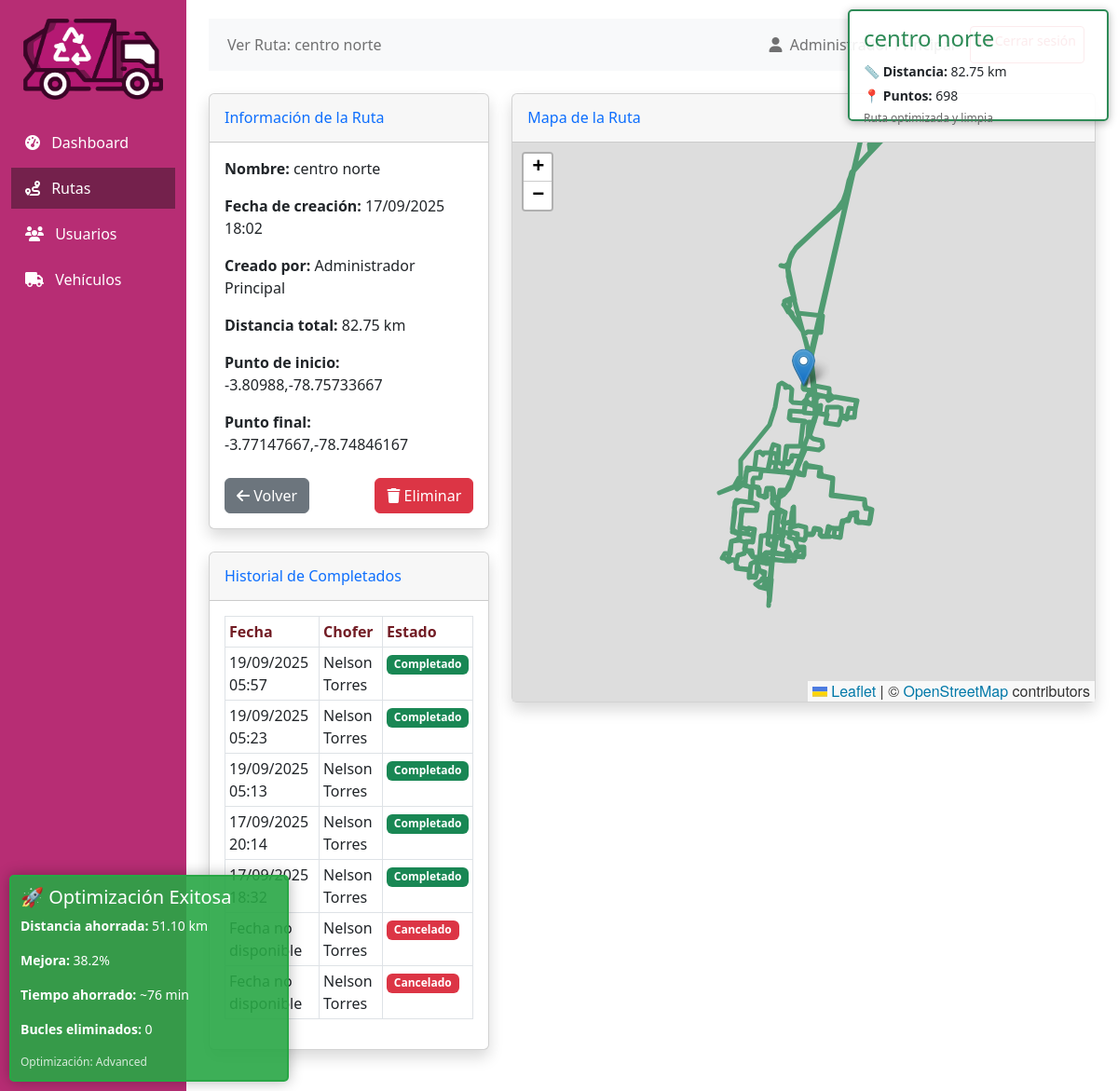
/admin/view_route/1 (signed in), run on the app's committed database.
### app.py (models this page shows, shortened)
class Route(db.Model):
    id = db.Column(db.Integer, primary_key=True)
    name = db.Column(db.String(100), nullable=False)
    description = db.Column(db.Text, nullable=True)
    creator_id = db.Column(db.Integer, db.ForeignKey('user.id'), nullable=False)
    created_at = db.Column(db.DateTime, default=datetime.utcnow)
    file_path = db.Column(db.String(200), nullable=False)
    gpx_path = db.Column(db.String(200), nullable=True)
    start_point = db.Column(db.String(100), nullable=True)
    end_point = db.Column(db.String(100), nullable=True)
    distance = db.Column(db.Float, nullable=True)
    active = db.Column(db.Boolean, default=True)
    completions = db.relationship('RouteCompletion', backref='route', lazy=True)
    original_distance = db.Column(db.Float, nullable=True)  # Distancia original antes de optimizar
    distance_saved_km = db.Column(db.Float, nullable=True)  # Kilómetros ahorrados
    distance_saved_percent = db.Column(db.Float, nullable=True)  # Porcentaje de mejora
    estimated_time_saved_minutes = db.Column(db.Integer, nullable=True)  # Tiempo ahorrado en minutos
    optimization_level = db.Column(db.String(20), nullable=True)  # Nivel de optimización usado
    loops_removed = db.Column(db.Integer, nullable=True)  # Número de bucles eliminados
    points_reduced = db.Column(db.Integer, nullable=True)  # Puntos reducidos en la optimización
    completions = db.relationship('RouteCompletion', backref='route', lazy=True)

class User(db.Model, UserMixin):
    id = db.Column(db.Integer, primary_key=True)
    username = db.Column(db.String(100), unique=True, nullable=False)
    email = db.Column(db.String(120), unique=True, nullable=False)
    password_hash = db.Column(db.String(200), nullable=False)
    first_name = db.Column(db.String(100), nullable=False)
    last_name = db.Column(db.String(100), nullable=False)
    cedula = db.Column(db.String(20), unique=True, nullable=False)
    role = db.Column(db.String(20), default='driver')
    active = db.Column(db.Boolean, default=True)
    created_at = db.Column(db.DateTime, default=datetime.utcnow)
    driver_info = db.relationship('DriverInfo', backref='user', uselist=False, cascade="all, delete-orphan")
    routes_created = db.relationship('Route', backref='creator', lazy=True, foreign_keys='Route.creator_id')
    routes_driven = db.relationship('RouteCompletion', backref='driver', lazy=True)

class RouteCompletion(db.Model):
    id = db.Column(db.Integer, primary_key=True)
    route_id = db.Column(db.Integer, db.ForeignKey('route.id'), nullable=False)
    driver_id = db.Column(db.Integer, db.ForeignKey('user.id'), nullable=False)
    vehicle_id = db.Column(db.Integer, db.ForeignKey('vehicle.id'), nullable=False)
    started_at = db.Column(db.DateTime, nullable=True)
    completed_at = db.Column(db.DateTime, nullable=True)
    status = db.Column(db.String(20), default='pending')
    track_data = db.Column(db.Text, nullable=True)
    notes = db.Column(db.Text, nullable=True)
    fuel_start = db.Column(db.Integer, nullable=True)
    fuel_end = db.Column(db.Integer, nullable=True)
    fuel_consumption = db.Column(db.Integer, nullable=True)
    track_map_path = db.Column(db.String(200), nullable=True)
    vehicle = db.relationship('Vehicle', backref='route_completions')

### app.py (the view)
    @app.route('/admin/view_route/<int:route_id>')
    @admin_required
    def admin_view_route(route_id):
        route = Route.query.get_or_404(route_id)
        try:
            with open(route.file_path, 'r', encoding='utf-8') as f:
                map_html = f.read()
        except Exception as e:
            map_html = "<p>No se pudo cargar el mapa</p>"
        completions = RouteCompletion.query.filter_by(route_id=route.id).order_by(RouteCompletion.completed_at.desc()).all()
        return render_template('admin/view_route.html',
                             route=route,
                             map_html=map_html,
                             completions=completions)

### app.py (called while the page is built)
def role_required(*roles):
    def decorator(f):
        @wraps(f)
        def decorated_function(*args, **kwargs):
            if not current_user.is_authenticated:
                flash('Debes iniciar sesión para acceder a esta página.', 'danger')
                return redirect(url_for('login'))
            if current_user.role not in roles:
                flash('No tienes permisos para acceder a esta página.', 'danger')
                return redirect(url_for('dashboard'))
            return f(*args, **kwargs)
        return decorated_function
    return decorator

### templates/admin/view_route.html (shortened to what this page needs)
{% extends "base.html" %}
{% block page_title %}Ver Ruta: {{ route.name }}{% endblock %}
{% block sidebar_items %}
<li class="nav-item">
    <a href="{{ url_for('admin_dashboard') }}" class="nav-link">
        <i class="fas fa-tachometer-alt me-2"></i> Dashboard
    </a>
</li>
<li class="nav-item">
    <a href="{{ url_for('manage_routes') }}" class="nav-link active">
        <i class="fas fa-route me-2"></i> Rutas
    </a>
</li>
<li class="nav-item">
    <a href="{{ url_for('manage_users') }}" class="nav-link">
        <i class="fas fa-users me-2"></i> Usuarios
    </a>
</li>
<li class="nav-item">
    <a href="{{ url_for('manage_vehicles') }}" class="nav-link">
        <i class="fas fa-truck me-2"></i> Vehículos
    </a>
</li>
{% endblock %}
{% block content %}
<div class="row">
    <div class="col-md-4">
        <div class="card shadow mb-4">
            <div class="card-header py-3">
                <h6 class="m-0 font-weight-bold text-primary">Información de la Ruta</h6>
            </div>
            <div class="card-body">
                <div class="mb-3">
                    <strong>Nombre:</strong> {{ route.name }}
                </div>
                <div class="mb-3">
                    <strong>Fecha de creación:</strong> {{ route.created_at|datetime_format }}
                </div>
                <div class="mb-3">
                    <strong>Creado por:</strong> {{ route.creator.first_name }} {{ route.creator.last_name }}
                </div>
                <div class="mb-3">
                    <strong>Distancia total:</strong> {{ route.distance|distance_format }}
                </div>
                <div class="mb-3">
                    <strong>Punto de inicio:</strong> {{ route.start_point }}
                </div>
                <div class="mb-3">
                    <strong>Punto final:</strong> {{ route.end_point }}
                </div>
                <div class="d-flex justify-content-between mt-4">
                    <a href="{{ url_for('manage_routes') }}" class="btn btn-secondary">
                        <i class="fas fa-arrow-left"></i> Volver
                    </a>
                    <button type="button" class="btn btn-danger" data-bs-toggle="modal" data-bs-target="#deleteRouteModal">
                        <i class="fas fa-trash"></i> Eliminar
                    </button>
                </div>
            </div>
        </div>
        <div class="card shadow mb-4">
            <div class="card-header py-3">
                <h6 class="m-0 font-weight-bold text-primary">Historial de Completados</h6>
            </div>
            <div class="card-body">
                {% if completions %}
                <div class="table-responsive">
                    <table class="table table-bordered table-sm">
                        <thead>
                            <tr>
                                <th>Fecha</th>
                                <th>Chofer</th>
                                <th>Estado</th>
                            </tr>
                        </thead>
                        <tbody>
                            {% for completion in completions %}
                            <tr>
                                <td>{{ completion.completed_at|datetime_format }}</td>
                                <td>{{ completion.driver.first_name }} {{ completion.driver.last_name }}</td>
                                <td>
                                    {% if completion.status == 'completed' %}
                                    <span class="badge bg-success">Completado</span>
                                    {% elif completion.status == 'in_progress' %}
                                    <span class="badge bg-warning">En progreso</span>
                                    {% elif completion.status == 'canceled' %}
                                    <span class="badge bg-danger">Cancelado</span>
                                    {% else %}
                                    <span class="badge bg-secondary">Pendiente</span>
                                    {% endif %}
                                </td>
                            </tr>
                            {% endfor %}
                        </tbody>
                    </table>
                </div>
                {% else %}
                <p class="text-center">Esta ruta aún no ha sido recorrida por ningún chofer.</p>
                {% endif %}
            </div>
        </div>
    </div>
    <div class="col-md-8">
        <div class="card shadow mb-4">
            <div class="card-header py-3">
                <h6 class="m-0 font-weight-bold text-primary">Mapa de la Ruta</h6>
            </div>
            <div class="card-body p-0">
                <div id="route-map" style="height: 600px; border-radius: 0 0 4px 4px;">
                    {{ map_html|safe }}
                </div>
            </div>
        </div>
    </div>
</div>
{% endblock %}

### templates/base.html (shortened to what this page needs)
<!DOCTYPE html>
<html lang="es">
<head>
    <link rel="stylesheet" href="https://cdn.jsdelivr.net/npm/bootstrap@5.2.3/dist/css/bootstrap.min.css">
    <link rel="stylesheet" href="https://cdnjs.cloudflare.com/ajax/libs/font-awesome/6.2.1/css/all.min.css">
    <link rel="stylesheet" href="/static/styles.css">
</head>
<body>
    <div class="container-fluid">
        <div class="row">
            <div class="col-md-2 d-md-block sidebar collapse">
                <div class="position-sticky">
                    <div class="text-center mb-4">
                        <img src="{{ url_for('static', filename='img/logo_rec2.png') }}"
                            alt="Logo Optimización de Rutas" class="img-fluid" style="max-width: 150px;">
                    </div>
                    <ul class="nav flex-column">
                        {% block sidebar_items %}
                        {% endblock %}
                    </ul>
                </div>
            </div>
            <div class="col-md-10 ms-sm-auto px-md-4 content">
                <nav class="navbar navbar-expand-lg navbar-light bg-light mb-4">
                    <div class="container-fluid">
                        <div class="collapse navbar-collapse">
                            <ul class="navbar-nav me-auto mb-2 mb-lg-0">
                                <li class="nav-item">
                                    <span class="nav-link">
                                        {% block page_title %}Dashboard{% endblock %}
                                    </span>
                                </li>
                            </ul>
                            <div class="d-flex">
                                <span class="navbar-text me-3">
                                    <i class="fas fa-user me-1"></i> {{ current_user.first_name }} {{
                                </span>
                                <a href="{{ url_for('logout') }}" class="btn btn-outline-danger btn-sm">
                                </a>
                            </div>
                        </div>
                    </div>
                </nav>
                {% block content %}{% endblock %}
            </div>
        </div>
    </div>
</body>
</html>

### static/styles.css (style rules this page uses)
* { box-sizing: border-box; margin: 0; padding: 0; }
body { font-family: 'Segoe UI', Arial, sans-serif; background-color: #f4f4f9; margin: 0; padding: 0; color: #333; min-height: 100vh; display: flex; flex-direction: column; }
button, .btn { background-color: #b72d74; color: white; border: none; padding: 12px 20px; border-radius: 5px; cursor: pointer; font-size: 16px; font-weight: 500; transition: background-color 0.3s; text-decoration: none; display: inline-block; }
.btn-secondary { background-color: #721c24; }
.btn-danger { background-color: #dc3545; }
table { width: 100%; border-collapse: collapse; }
th, td { padding: 12px 15px; text-align: left; border-bottom: 1px solid #eee; }
th { background-color: #f8f9fa; font-weight: 600; color: #721c24; }
tr:last-child td { border-bottom: none; }
.btn-secondary { background-color: #6c757d; }
.badge { display: inline-block; padding: 5px 10px; border-radius: 15px; font-size: 0.8rem; font-weight: 500; }

### templates/base.html (style rules this page uses)
.sidebar { min-height: 100vh; background-color: #b72d74; color: #b72d74; padding-top: 20px; }
.sidebar a { color: #fff; text-decoration: none; padding: 10px 15px; display: block; }
.sidebar a.active { background-color: #74214c; }
.sidebar .nav-item { margin-bottom: 5px; }
.content { padding: 20px; }
.card { margin-bottom: 20px; border-radius: 8px; box-shadow: 0 2px 4px rgba(0, 0, 0, 0.1); }
.card-header { background-color: #f8f9fa; border-bottom: 1px solid #e3e6f0; font-weight: bold; }

### data on the page
Route: name "centro norte", created_at "17/09/2025 18:02", distance|distance_format "82.75 km", start_point "-3.80988,-78.75733667", end_point "-3.77147667,-78.74846167", name "centro norte 📏 Distancia: 82.75 km 📍 Puntos: 698 Ruta optimizada y limpia 🚀 Optimización Exitosa Distancia ahorrada: 51.10 km Mejora: 38.2% Tiempo ahorrado: ~76 min Bucles eliminados: 0 Optimización: Advanced"
User: first_name "Administrador", creator.first_name "Administrador", creator.last_name "Principal"
RouteCompletion: completed_at "19/09/2025 05:57", driver.first_name "Nelson", driver.last_name "Torres", status "Completado"
RouteCompletion: completed_at "19/09/2025 05:23", driver.first_name "Nelson", driver.last_name "Torres", status "Completado"
RouteCompletion: completed_at "19/09/2025 05:13", driver.first_name "Nelson", driver.last_name "Torres", status "Completado"
RouteCompletion: completed_at "17/09/2025 20:14", driver.first_name "Nelson", driver.last_name "Torres", status "Completado"
RouteCompletion: driver.first_name "Nelson", driver.last_name "Torres", status "Completado"
RouteCompletion: driver.first_name "Nelson", driver.last_name "Torres", status "Cancelado"
RouteCompletion: driver.first_name "Nelson", driver.last_name "Torres", status "Cancelado"
